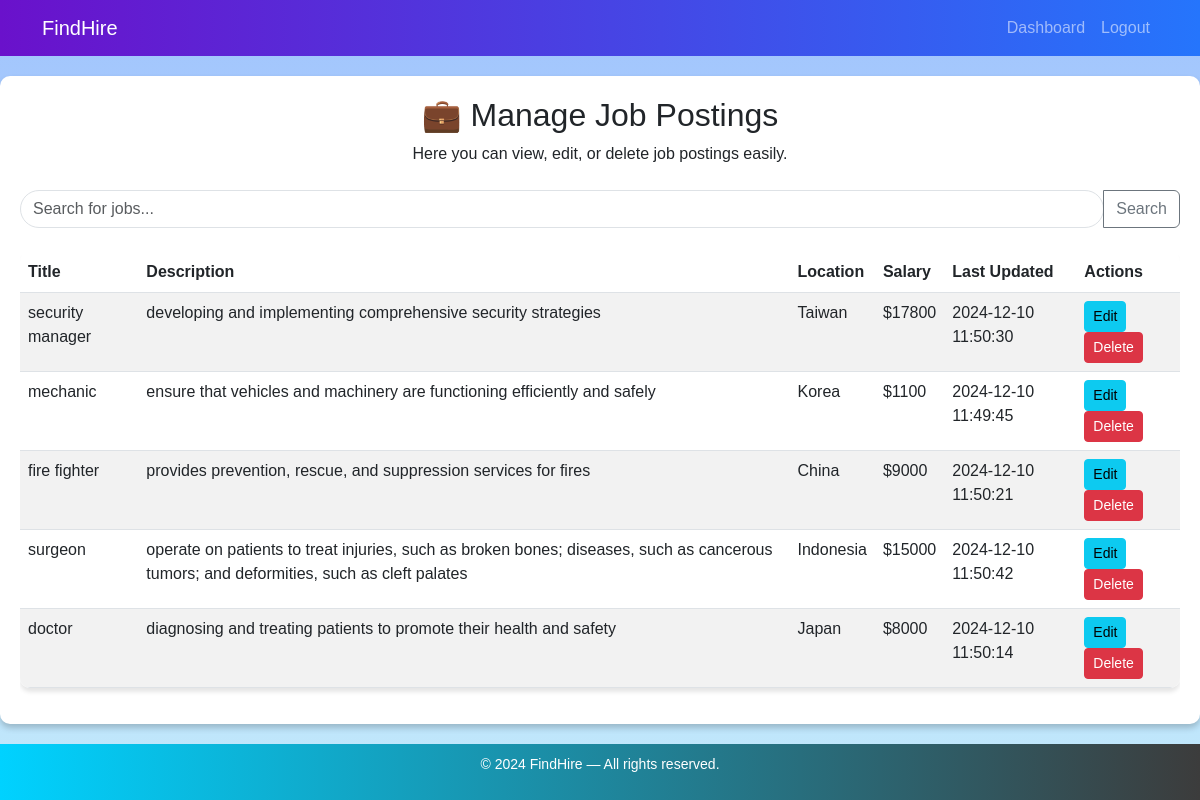
/adminPage.php (signed in), run on the app's committed database.
### tables this page shows
CREATE TABLE IF NOT EXISTS `job_postings` (
  `job_id` int(11) NOT NULL AUTO_INCREMENT,
  `job_title` varchar(255) NOT NULL,
  `job_description` text NOT NULL,
  `location` varchar(255) NOT NULL,
  `salary` varchar(255) DEFAULT NULL,
  `image_path` varchar(255) DEFAULT NULL,
  `last_updated` timestamp NOT NULL DEFAULT current_timestamp() ON UPDATE current_timestamp(),
  PRIMARY KEY (`job_id`)
);

### adminPage.php (the view, shortened to what this page needs)
<?php
require 'db.php';
$stmt = $pdo->query("SELECT * FROM job_postings");
$job_postings = $stmt->fetchAll();
?>
<!DOCTYPE html>
<html lang="en">
<head>
    <link href="https://cdn.jsdelivr.net/npm/bootstrap@5.3.0/dist/css/bootstrap.min.css" rel="stylesheet">
</head>
<body>
    <nav class="navbar navbar-expand-lg navbar-dark">
        <div class="container">
            <a class="navbar-brand" href="#">FindHire</a>
            <div class="collapse navbar-collapse" id="navbarNav">
                <ul class="navbar-nav ms-auto">
                    <li class="nav-item">
                        <a class="nav-link" href="#">Dashboard</a>
                    </li>
                    <li class="nav-item">
                        <a class="nav-link" href="../adminLogout.php">Logout</a>
                    </li>
                </ul>
            </div>
        </div>
    </nav>
    <main>
        <div class="mb-4 text-center">
            <h2>💼 Manage Job Postings</h2>
            <p>Here you can view, edit, or delete job postings easily.</p>
        </div>
        <div class="input-group mb-4">
            <input type="text" id="search" class="form-control" placeholder="Search for jobs...">
            <button class="btn btn-outline-secondary" type="button">Search</button>
        </div>
        <div class="table-responsive">
            <table class="table table-striped table-hover">
                <thead>
                    <tr>
                        <th>Title</th>
                        <th>Description</th>
                        <th>Location</th>
                        <th>Salary</th>
                        <th>Last Updated</th>
                        <th>Actions</th>
                    </tr>
                </thead>
                <tbody>
                    <?php foreach ($job_postings as $job) { ?>
                        <tr>
                            <td><?php echo htmlspecialchars($job['job_title']); ?></td>
                            <td><?php echo htmlspecialchars($job['job_description']); ?></td>
                            <td><?php echo htmlspecialchars($job['location']); ?></td>
                            <td><?php echo htmlspecialchars($job['salary']); ?></td>
                            <td><?php echo htmlspecialchars($job['last_updated']); ?></td>
                            <td>
                                <a href="edit.php?id=<?php echo $job['job_id']; ?>" class="btn btn-sm btn-info">Edit</a>
                                <a href="delete.php?id=<?php echo $job['job_id']; ?>" class="btn btn-sm btn-danger">Delete</a>
                            </td>
                        </tr>
                    <?php } ?>
                </tbody>
            </table>
        </div>
    </main>
    <footer>
        <p>&copy; <?= date("Y"); ?> FindHire &mdash; All rights reserved.</p>
    </footer>
</body>
</html>

### adminPage.php (style rules this page uses)
body { background: linear-gradient(to bottom, #a1c4fd, #c2e9fb); font-family: 'Arial', sans-serif; margin: 0; }
.navbar { background: linear-gradient(to right, #6a11cb, #2575fc); color: white; }
footer { background: linear-gradient(to right, #00d2ff, #3c3c3c); color: white; padding: 10px 0; text-align: center; font-size: 14px; }
main { padding: 20px; border-radius: 10px; background: white; box-shadow: 0 4px 6px rgba(0, 0, 0, 0.2); margin: 20px auto; max-width: 1200px; }
table { border-radius: 10px; box-shadow: 0 4px 4px rgba(0, 0, 0, 0.1); overflow: hidden; }
.table-striped tbody tr:nth-child(odd) { background-color: #f9f9f9; }
.btn-info, .btn-danger { transition: transform 0.2s ease; }
#search { border-radius: 20px; }

### data on the page
job_postings: job_title "security manager", job_description "developing and implementing comprehensive security strategies", location "Taiwan", salary "$17800", last_updated "2024-12-10 11:50:30"
job_postings: job_title "mechanic", job_description "ensure that vehicles and machinery are functioning efficiently and safely", location "Korea", salary "$1100", last_updated "2024-12-10 11:49:45"
job_postings: job_title "fire fighter", job_description "provides prevention, rescue, and suppression services for fires", location "China", salary "$9000", last_updated "2024-12-10 11:50:21"
job_postings: job_title "surgeon", job_description "operate on patients to treat injuries, such as broken bones; diseases, such as cancerous tumors; and deformities, such as cleft palates", location "Indonesia", salary "$15000", last_updated "2024-12-10 11:50:42"
job_postings: job_title "doctor", job_description "diagnosing and treating patients to promote their health and safety", location "Japan", salary "$8000", last_updated "2024-12-10 11:50:14"
